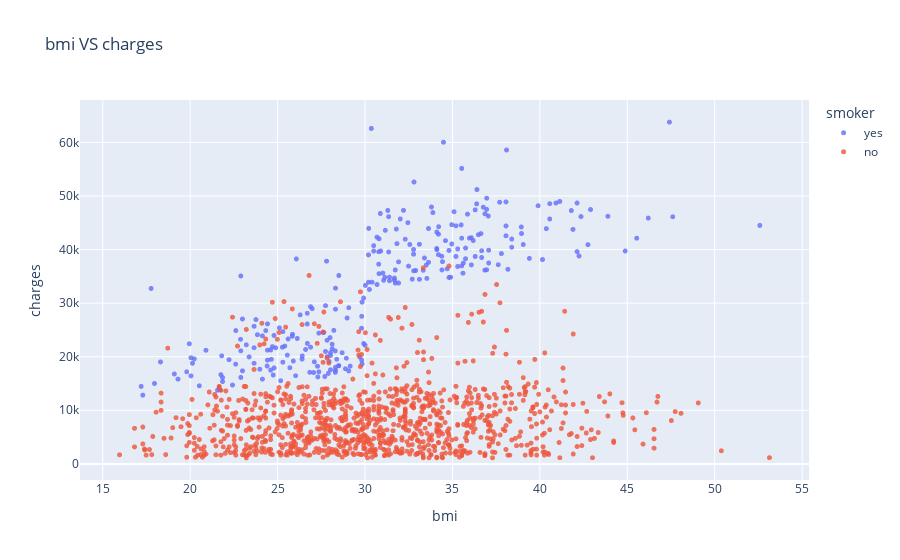

Source (notebook cell):
### Markdown cell above
**Analysis from above plots**

From the scatter plot, we observe a positive relationship between age and medical charges,
with significant variance across all age groups.

Smoking status introduces a strong separation in costs: smokers incur substantially higher
charges than non-smokers across all ages.

The data suggests the presence of multiple cost regimes driven primarily by smoking status,
with age acting as a secondary contributing factor. This indicates an interaction effect
between age and smoking rather than a simple linear relationship.

### Code cell
fig = px.scatter(df,
                 x='bmi',
                 y= 'charges',
                 color= 'smoker',
                 opacity =0.8,
                  hover_data = ['sex'],
                 title= 'bmi VS charges')
fig.update_traces(marker_size=5)
fig.show()
fig.write_image("bmi_vs_charges.png")

### Figure 1 — Plotly figure (JSON) as saved in the notebook; plotly's stock layout.template omitted (floating-point values rounded to 4 significant figures; data arrays with more than 128 entries replaced by an {"elided": "..."} marker saying what was removed)
{"data": [{"customdata": {"elided": "274x1 str values"}, "hovertemplate": "smoker=yes<br>bmi=%{x}<br>charges=%{y}<br>sex=%{customdata[0]}<extra></extra>", "legendgroup": "yes", "marker": {"color": "#636efa", "opacity": 0.8, "size": 5, "symbol": "circle"}, "mode": "markers", "name": "yes", "showlegend": true, "type": "scattergl", "x": {"elided": "274 float values"}, "xaxis": "x", "y": {"elided": "274 float values"}, "yaxis": "y"}, {"customdata": {"elided": "1064x1 str values"}, "hovertemplate": "smoker=no<br>bmi=%{x}<br>charges=%{y}<br>sex=%{customdata[0]}<extra></extra>", "legendgroup": "no", "marker": {"color": "#EF553B", "opacity": 0.8, "size": 5, "symbol": "circle"}, "mode": "markers", "name": "no", "showlegend": true, "type": "scattergl", "x": {"elided": "1064 float values"}, "xaxis": "x", "y": {"elided": "1064 float values"}, "yaxis": "y"}], "layout": {"autosize": true, "legend": {"title": {"text": "smoker"}, "tracegroupgap": 0}, "title": {"text": "bmi VS charges"}, "xaxis": {"anchor": "y", "autorange": true, "domain": [0, 1], "range": [13.7, 55.39], "title": {"text": "bmi"}, "type": "linear"}, "yaxis": {"anchor": "x", "autorange": true, "domain": [0, 1], "range": [-3755.0, 68650.0], "title": {"text": "charges"}, "type": "linear"}}}
